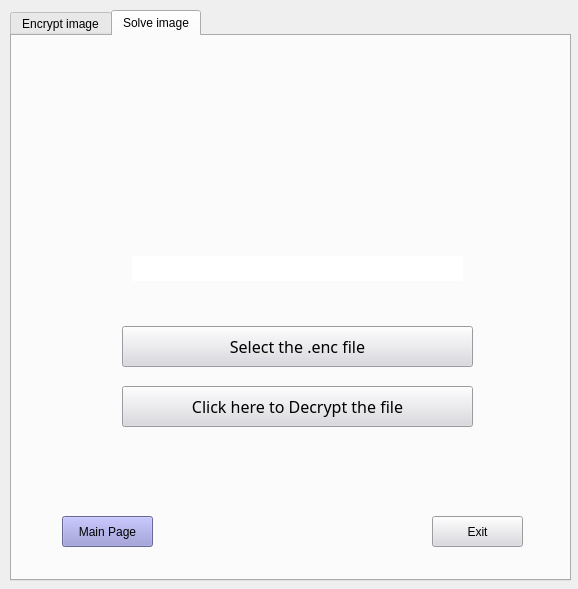
<?xml version="1.0" encoding="UTF-8"?>
<ui version="4.0">
 <class>Dialog</class>
 <widget class="QDialog" name="Dialog">
  <property name="geometry">
   <rect>
    <x>0</x>
    <y>0</y>
    <width>578</width>
    <height>589</height>
   </rect>
  </property>
  <property name="windowTitle">
   <string>Dialog</string>
  </property>
  <widget class="QTabWidget" name="tabWidget">
   <property name="geometry">
    <rect>
     <x>10</x>
     <y>10</y>
     <width>561</width>
     <height>571</height>
    </rect>
   </property>
   <property name="currentIndex">
    <number>1</number>
   </property>
   <widget class="QWidget" name="tab">
    <attribute name="title">
     <string>Encrypt image</string>
    </attribute>
    <widget class="QPushButton" name="pushButton">
     <property name="geometry">
      <rect>
       <x>110</x>
       <y>290</y>
       <width>351</width>
       <height>41</height>
      </rect>
     </property>
     <property name="font">
      <font>
       <family>Arial Black</family>
       <pointsize>12</pointsize>
       <weight>10</weight>
       <italic>false</italic>
       <bold>false</bold>
      </font>
     </property>
     <property name="styleSheet">
      <string notr="true">background-color: rgb(217, 217, 223);
font: 87 12pt &quot;Arial Black&quot;;</string>
     </property>
     <property name="text">
      <string>Select the image</string>
     </property>
    </widget>
    <widget class="QPushButton" name="pushButton_3">
     <property name="geometry">
      <rect>
       <x>50</x>
       <y>480</y>
       <width>91</width>
       <height>31</height>
      </rect>
     </property>
     <property name="styleSheet">
      <string notr="true">
background-color: rgb(217, 217, 223);
font: 12pt &quot;Arial&quot;;</string>
     </property>
     <property name="text">
      <string>Main Page</string>
     </property>
    </widget>
    <widget class="QPushButton" name="pushButton_2">
     <property name="geometry">
      <rect>
       <x>110</x>
       <y>350</y>
       <width>351</width>
       <height>41</height>
      </rect>
     </property>
     <property name="font">
      <font>
       <family>Arial Black</family>
       <pointsize>12</pointsize>
       <weight>10</weight>
       <italic>false</italic>
       <bold>false</bold>
      </font>
     </property>
     <property name="styleSheet">
      <string notr="true">background-color: rgb(217, 217, 223);
font: 87 12pt &quot;Arial Black&quot;;</string>
     </property>
     <property name="text">
      <string>Click here to Encrypt the image</string>
     </property>
    </widget>
    <widget class="QLineEdit" name="lineEdit_2">
     <property name="geometry">
      <rect>
       <x>120</x>
       <y>220</y>
       <width>331</width>
       <height>25</height>
      </rect>
     </property>
     <property name="frame">
      <bool>false</bool>
     </property>
    </widget>
    <widget class="QPushButton" name="pushButton_4">
     <property name="geometry">
      <rect>
       <x>420</x>
       <y>480</y>
       <width>91</width>
       <height>31</height>
      </rect>
     </property>
     <property name="styleSheet">
      <string notr="true">
background-color: rgb(217, 217, 223);
font: 12pt &quot;Arial&quot;;</string>
     </property>
     <property name="text">
      <string>Exit</string>
     </property>
    </widget>
    <widget class="QLabel" name="label">
     <property name="geometry">
      <rect>
       <x>-4</x>
       <y>3</y>
       <width>561</width>
       <height>541</height>
      </rect>
     </property>
     <property name="text">
      <string/>
     </property>
     <property name="pixmap">
      <pixmap>../../../../Downloads/Purple Simple Digital Marketing Tips for Small Business Instagram Post (4).png</pixmap>
     </property>
     <property name="scaledContents">
      <bool>true</bool>
     </property>
    </widget>
    <zorder>label</zorder>
    <zorder>pushButton</zorder>
    <zorder>pushButton_3</zorder>
    <zorder>pushButton_2</zorder>
    <zorder>lineEdit_2</zorder>
    <zorder>pushButton_4</zorder>
   </widget>
   <widget class="QWidget" name="tab_2">
    <attribute name="title">
     <string>Solve image</string>
    </attribute>
    <widget class="QPushButton" name="pushButton_5">
     <property name="geometry">
      <rect>
       <x>110</x>
       <y>290</y>
       <width>351</width>
       <height>41</height>
      </rect>
     </property>
     <property name="font">
      <font>
       <family>Arial Black</family>
       <pointsize>12</pointsize>
       <weight>10</weight>
       <italic>false</italic>
       <bold>false</bold>
      </font>
     </property>
     <property name="styleSheet">
      <string notr="true">background-color: rgb(217, 217, 223);
font: 87 12pt &quot;Arial Black&quot;;</string>
     </property>
     <property name="text">
      <string>Select the .enc file</string>
     </property>
    </widget>
    <widget class="QLineEdit" name="lineEdit_3">
     <property name="geometry">
      <rect>
       <x>120</x>
       <y>220</y>
       <width>331</width>
       <height>25</height>
      </rect>
     </property>
     <property name="frame">
      <bool>false</bool>
     </property>
    </widget>
    <widget class="QPushButton" name="pushButton_6">
     <property name="geometry">
      <rect>
       <x>110</x>
       <y>350</y>
       <width>351</width>
       <height>41</height>
      </rect>
     </property>
     <property name="font">
      <font>
       <family>Arial Black</family>
       <pointsize>12</pointsize>
       <weight>10</weight>
       <italic>false</italic>
       <bold>false</bold>
      </font>
     </property>
     <property name="styleSheet">
      <string notr="true">background-color: rgb(217, 217, 223);
font: 87 12pt &quot;Arial Black&quot;;</string>
     </property>
     <property name="text">
      <string>Click here to Decrypt the file</string>
     </property>
    </widget>
    <widget class="QPushButton" name="pushButton_7">
     <property name="geometry">
      <rect>
       <x>50</x>
       <y>480</y>
       <width>91</width>
       <height>31</height>
      </rect>
     </property>
     <property name="styleSheet">
      <string notr="true">font: 12pt &quot;Arial&quot;;
background-color: rgb(145, 145, 212);</string>
     </property>
     <property name="text">
      <string>Main Page</string>
     </property>
    </widget>
    <widget class="QPushButton" name="pushButton_8">
     <property name="geometry">
      <rect>
       <x>420</x>
       <y>480</y>
       <width>91</width>
       <height>31</height>
      </rect>
     </property>
     <property name="styleSheet">
      <string notr="true">
background-color: rgb(217, 217, 223);
font: 12pt &quot;Arial&quot;;</string>
     </property>
     <property name="text">
      <string>Exit</string>
     </property>
    </widget>
    <widget class="QLabel" name="label_2">
     <property name="geometry">
      <rect>
       <x>-4</x>
       <y>-1</y>
       <width>561</width>
       <height>551</height>
      </rect>
     </property>
     <property name="text">
      <string/>
     </property>
     <property name="pixmap">
      <pixmap>../../../../Downloads/Purple Simple Digital Marketing Tips for Small Business Instagram Post (5).png</pixmap>
     </property>
     <property name="scaledContents">
      <bool>true</bool>
     </property>
    </widget>
    <zorder>label_2</zorder>
    <zorder>pushButton_5</zorder>
    <zorder>lineEdit_3</zorder>
    <zorder>pushButton_6</zorder>
    <zorder>pushButton_7</zorder>
    <zorder>pushButton_8</zorder>
   </widget>
  </widget>
 </widget>
 <resources/>
 <connections/>
</ui>
